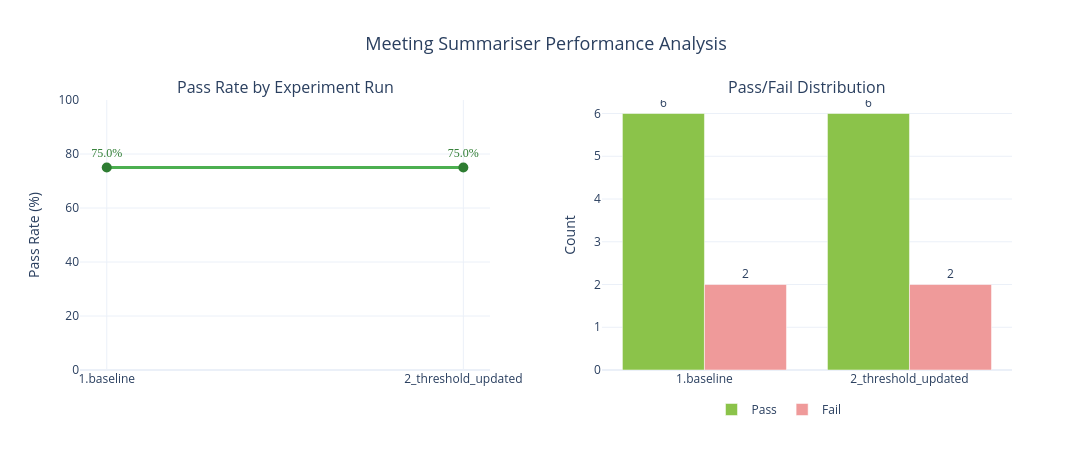

Notebook code cell kept with this figure:
### Code cell
# Visualization: Pass Rate Trend + Pass/Fail Distribution
fig = make_subplots(
    rows=1, cols=2,
    subplot_titles=("Pass Rate by Experiment Run", "Pass/Fail Distribution"),
    horizontal_spacing=0.12,
)

# Left panel: Pass rate trend line
fig.add_trace(
    go.Scatter(
        x=summary.index,
        y=summary["pass_rate"],
        mode="lines+markers+text",
        text=[f"{v}%" for v in summary["pass_rate"]],
        textposition="top center",
        textfont=dict(color="#2e7d32", size=12, family="Arial Black"),
        line=dict(color="#4caf50", width=3),
        marker=dict(size=10, color="#2e7d32"),
        showlegend=False,
    ),
    row=1, col=1,
)

# Right panel: Grouped bar chart
fig.add_trace(
    go.Bar(
        x=summary.index,
        y=summary["passed"],
        name="Pass",
        marker_color="#8bc34a",
        text=summary["passed"].astype(int),
        textposition="outside",
    ),
    row=1, col=2,
)
fig.add_trace(
    go.Bar(
        x=summary.index,
        y=summary["failed"],
        name="Fail",
        marker_color="#ef9a9a",
        text=summary["failed"].astype(int),
        textposition="outside",
    ),
    row=1, col=2,
)

fig.update_yaxes(title_text="Pass Rate (%)", range=[0, 100], row=1, col=1)
fig.update_yaxes(title_text="Count", row=1, col=2)
fig.update_layout(
    title_text=f"{DATASET_NAME.split('/')[-1]} Performance Analysis",
    title_x=0.5,
    title_font_size=18,
    barmode="group",
    height=450,
    width=1100,
    legend=dict(orientation="h", yanchor="bottom", y=-0.2, xanchor="center", x=0.75),
    template="plotly_white",
)
fig.show()

### Figure 1 — Plotly figure (JSON) as saved in the notebook; plotly's stock layout.template omitted (floating-point values rounded to 4 significant figures)
{"data": [{"line": {"color": "#4caf50", "width": 3}, "marker": {"color": "#2e7d32", "size": 10}, "mode": "lines+markers+text", "showlegend": false, "text": ["75.0%", "75.0%"], "textfont": {"color": "#2e7d32", "family": "Arial Black", "size": 12}, "textposition": "top center", "type": "scatter", "x": ["1.baseline", "2_threshold_updated"], "xaxis": "x", "y": [75.0, 75.0], "yaxis": "y"}, {"marker": {"color": "#8bc34a"}, "name": "Pass", "text": [6.0, 6.0], "textposition": "outside", "type": "bar", "x": ["1.baseline", "2_threshold_updated"], "xaxis": "x2", "y": [6, 6], "yaxis": "y2"}, {"marker": {"color": "#ef9a9a"}, "name": "Fail", "text": [2.0, 2.0], "textposition": "outside", "type": "bar", "x": ["1.baseline", "2_threshold_updated"], "xaxis": "x2", "y": [2, 2], "yaxis": "y2"}], "layout": {"annotations": [{"font": {"size": 16}, "showarrow": false, "text": "Pass Rate by Experiment Run", "x": 0.22, "xanchor": "center", "xref": "paper", "y": 1, "yanchor": "bottom", "yref": "paper"}, {"font": {"size": 16}, "showarrow": false, "text": "Pass/Fail Distribution", "x": 0.78, "xanchor": "center", "xref": "paper", "y": 1, "yanchor": "bottom", "yref": "paper"}], "barmode": "group", "height": 450, "legend": {"orientation": "h", "x": 0.75, "xanchor": "center", "y": -0.2, "yanchor": "bottom"}, "title": {"font": {"size": 18}, "text": "Meeting Summariser Performance Analysis", "x": 0.5}, "width": 1100, "xaxis": {"anchor": "y", "domain": [0, 0.44]}, "xaxis2": {"anchor": "y2", "domain": [0.56, 1]}, "yaxis": {"anchor": "x", "domain": [0, 1], "range": [0, 100], "title": {"text": "Pass Rate (%)"}}, "yaxis2": {"anchor": "x2", "domain": [0, 1], "title": {"text": "Count"}}}}
